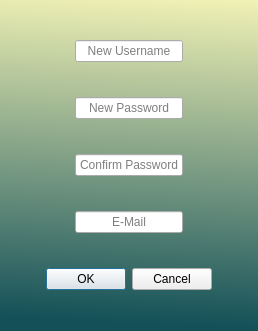
<?xml version="1.0" encoding="UTF-8"?>
<ui version="4.0">
 <class>Dialog</class>
 <widget class="QDialog" name="Dialog">
  <property name="geometry">
   <rect>
    <x>0</x>
    <y>0</y>
    <width>258</width>
    <height>331</height>
   </rect>
  </property>
  <property name="windowTitle">
   <string>Create User</string>
  </property>
  <property name="styleSheet">
   <string notr="true">#Dialog {
background-color: qlineargradient(spread:pad, x1:0.964, y1:0.994318, x2:1, y2:0, stop:0 rgb(19, 80, 88), stop:1 rgb(241, 242, 181));
}</string>
  </property>
  <layout class="QHBoxLayout" name="horizontalLayout">
   <item>
    <layout class="QVBoxLayout" name="verticalLayout_2">
     <item alignment="Qt::AlignHCenter">
      <widget class="QLineEdit" name="newUser">
       <property name="sizePolicy">
        <sizepolicy hsizetype="Fixed" vsizetype="Fixed">
         <horstretch>0</horstretch>
         <verstretch>0</verstretch>
        </sizepolicy>
       </property>
       <property name="inputMask">
        <string/>
       </property>
       <property name="text">
        <string/>
       </property>
       <property name="alignment">
        <set>Qt::AlignCenter</set>
       </property>
       <property name="placeholderText">
        <string>New Username</string>
       </property>
      </widget>
     </item>
     <item alignment="Qt::AlignHCenter">
      <widget class="QLineEdit" name="newPassword">
       <property name="sizePolicy">
        <sizepolicy hsizetype="Fixed" vsizetype="Fixed">
         <horstretch>0</horstretch>
         <verstretch>0</verstretch>
        </sizepolicy>
       </property>
       <property name="echoMode">
        <enum>QLineEdit::Password</enum>
       </property>
       <property name="alignment">
        <set>Qt::AlignCenter</set>
       </property>
       <property name="placeholderText">
        <string>New Password</string>
       </property>
      </widget>
     </item>
     <item alignment="Qt::AlignHCenter">
      <widget class="QLineEdit" name="confPassword">
       <property name="sizePolicy">
        <sizepolicy hsizetype="Fixed" vsizetype="Fixed">
         <horstretch>0</horstretch>
         <verstretch>0</verstretch>
        </sizepolicy>
       </property>
       <property name="echoMode">
        <enum>QLineEdit::Password</enum>
       </property>
       <property name="alignment">
        <set>Qt::AlignCenter</set>
       </property>
       <property name="placeholderText">
        <string>Confirm Password</string>
       </property>
      </widget>
     </item>
     <item alignment="Qt::AlignHCenter">
      <widget class="QLineEdit" name="eMail">
       <property name="sizePolicy">
        <sizepolicy hsizetype="Fixed" vsizetype="Fixed">
         <horstretch>0</horstretch>
         <verstretch>0</verstretch>
        </sizepolicy>
       </property>
       <property name="alignment">
        <set>Qt::AlignCenter</set>
       </property>
       <property name="placeholderText">
        <string>E-Mail</string>
       </property>
      </widget>
     </item>
     <item>
      <widget class="QDialogButtonBox" name="buttonBox">
       <property name="sizePolicy">
        <sizepolicy hsizetype="Fixed" vsizetype="Fixed">
         <horstretch>0</horstretch>
         <verstretch>0</verstretch>
        </sizepolicy>
       </property>
       <property name="orientation">
        <enum>Qt::Horizontal</enum>
       </property>
       <property name="standardButtons">
        <set>QDialogButtonBox::Cancel|QDialogButtonBox::Ok</set>
       </property>
      </widget>
     </item>
    </layout>
   </item>
  </layout>
 </widget>
 <resources/>
 <connections>
  <connection>
   <sender>buttonBox</sender>
   <signal>accepted()</signal>
   <receiver>Dialog</receiver>
   <slot>accept()</slot>
   <hints>
    <hint type="sourcelabel">
     <x>248</x>
     <y>254</y>
    </hint>
    <hint type="destinationlabel">
     <x>157</x>
     <y>274</y>
    </hint>
   </hints>
  </connection>
  <connection>
   <sender>buttonBox</sender>
   <signal>rejected()</signal>
   <receiver>Dialog</receiver>
   <slot>reject()</slot>
   <hints>
    <hint type="sourcelabel">
     <x>316</x>
     <y>260</y>
    </hint>
    <hint type="destinationlabel">
     <x>286</x>
     <y>274</y>
    </hint>
   </hints>
  </connection>
 </connections>
</ui>
